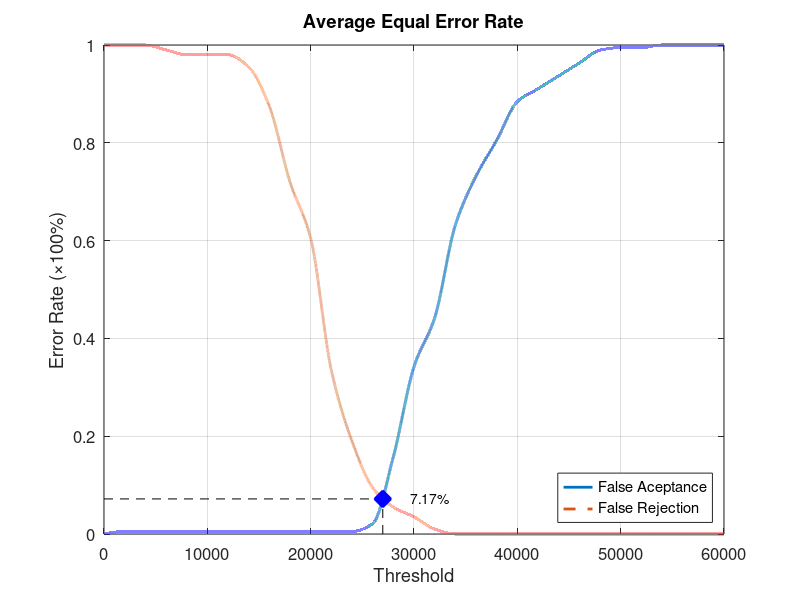
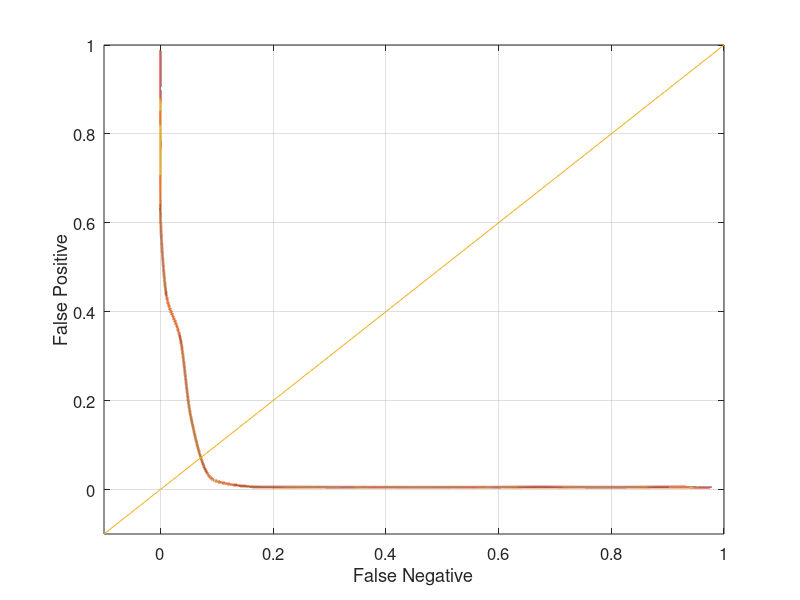

These charts were generated, in order, by the following MATLAB code:
function yEER = Database4_4
close all;
clear;
clc;
x = 0:2000:60000;
xq = 0:0.5:60000;

y0 = [0 0.00526316 0.00526316 0.00526316 0.00526316 0.00526316 0.00526316 0.00526316 0.00526316 0.00526316 0.00526316 0.00526316 0.00526316 0.0210526 0.157895 0.342105 0.442105 0.631579 0.731579 0.805263 0.884211 0.910526 0.936842 0.963158 0.989474 0.994737 0.994737 1 1 1 1];
yy0 = interp1(x, y0, xq, 'pchip');
y1 = [1 1 1 0.99 0.98 0.98 0.98 0.955 0.875 0.72 0.605 0.335 0.19 0.095 0.055 0.035 0.01 0 0 0 0 0 0 0 0 0 0 0 0 0 0];
yy1 = interp1(x, y1, xq, 'pchip');

% Calculating EER: 
y2 = abs(y0 - y1);
find(y2 == min(y2))
yy2 = abs(yy0 - yy1);
xEER = find(yy2 == min(yy2));
xEERIndex = xq(xEER) % X-axis EER
yEER = yy0(xEER) % Y-axis EER

main = figure
plot(xq, yy0,'-','LineWidth', 2);	hold on
plot(xq, yy1,'--','LineWidth', 2);	hold on
plot([xEERIndex xEERIndex], [0 yEER], 'k--');	hold on
plot([0 xEERIndex], [yEER yEER], 'k--');	hold on
plot(xEERIndex, yEER, 'bx', 'LineWidth', 10);	hold on
text(xEERIndex + 10 * xEERIndex / 100, yEER, [num2str(round((10000 * yEER)) / 100) '%'])
legend('False Aceptance', 'False Rejection', 'Location', 'SouthEast')
xlabel('Threshold')
ylabel('Error Rate (\times100%)')
title('Average Equal Error Rate')
set(gca, 'FontSize', 12)
axis([0 60000 0 1])
grid on

print(main, 'Database4_4Main', '-dpng');
FNRxFPR = figure('Color', [1 1 1]);
plot(yy1, yy0, '-', yy1, yy0, 'LineWidth', 2);
hold on
y = -0.1:0.1:1
plot(y, y); 
set(gca, 'FontSize', 12)
xlabel('False Negative')
ylabel('False Positive')
axis([-0.1 1 -0.1 1])
set(gca, 'FontSize', 12)
grid on

print(FNRxFPR, 'Database4_4FNRxFPR','-dpng');
end
